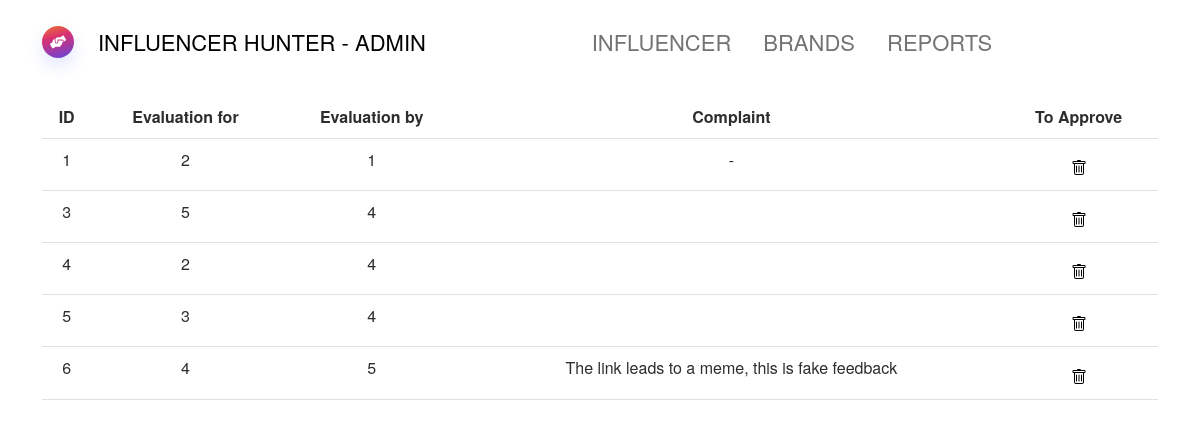
Page /reports on the committed database.
### app/models.py (models this page shows, shortened)
class Evaluation(db.Model):
    id              = db.Column(db.Integer, primary_key=True)
    userId          = db.Column(db.Integer, db.ForeignKey('users.id'))
    accEvaluated    = db.Column(db.Integer)
    timestamp       = db.Column(db.DateTime, index=True, default=datetime.utcnow)
    comment         = db.Column(db.String(500))
    rating          = db.Column(db.Integer)
    link            = db.Column(db.String(500))
    complaint       = db.Column(db.String(100))

### app/routes.py (the view)
@app.route('/reports')
def reports():
    evaluations = Evaluation.query
    return render_template('allreports.html', evaluations=evaluations)

### app/routes.py (called while the page is built)
@app.context_processor
def base():
    form = SearchForm()
    return dict(form=form)

### app/templates/allreports.html (shortened to what this page needs)
<!DOCTYPE html>
<html lang="en">
<head>
    <link rel="stylesheet" href="{{ url_for('static', filename='assets/bootstrap/css/bootstrap.min.css')}}">
    <link rel="stylesheet" href="{{ url_for('static', filename='assets/css/styles.min.css')}}" />
</head>
<body>
    <nav class="navbar navbar-light navbar-expand-md fixed-top navbar-shrink py-3" id="mainNav">
        <div class="container"><a class="navbar-brand d-flex align-items-center" href="/"><span
                    class="bs-icon-sm bs-icon-circle bs-icon-primary shadow d-flex justify-content-center align-items-center me-2 bs-icon"
                    style="background: repeating-linear-gradient(164deg, #ea772e 0%, #db326e 35%, #7241d1 92%, #554ddd 100%);"></span><span><a href="/index">INFLUENCER HUNTER - ADMIN</a></span></a>
            <div class="collapse navbar-collapse" id="navcol-1">
                <ul class="navbar-nav mx-auto">
                    <li class="nav-item"><a class="nav-link" href="/InfluencersAdmin">INFLUENCER</a></li>
                    <li class="nav-item"><a class="nav-link" href="/BrandsAdmin">BRANDS</a></li>
                    <li class="nav-item"><a class="nav-link" href="/reports">REPORTS</a></li>
                </ul>
            </div>
        </div>
    </nav>
    <section class="py-5">
        <div class="container text-center py-5">
            <table class="table">
                <tbody>
                <tr>
                    <th>ID</th>
                    <th>Evaluation for</th>
                    <th>Evaluation by</th>
                    <th>Complaint</th>
                    <th>To Approve</th>
                </tr>
                {% for data in evaluations %}
                <tr>
                    <td>{{ data["id"] }}</td>
                    <td>{{ data["accEvaluated"] }}</td>
                    <td>{{ data["userId"] }}</td>
                    <td>{{ data["complaint"] }}</td>
                    <td><a onclick="return confirmation()" href="{{ url_for('delete_eval', id=data.id)}}"></i></a>
                    </td>
                </tr>
                {% endfor %}
                </tbody>
            </table>
        </div>
    </section>
</body>
</html>

### rows in the picture
Evaluation: id "1", accEvaluated "2", userId "1", complaint "-"
Evaluation: id "3", accEvaluated "5", userId "4"
Evaluation: id "4", accEvaluated "2", userId "4"
Evaluation: id "5", accEvaluated "3", userId "4"
Evaluation: id "6", accEvaluated "4", userId "5", complaint "The link leads to a meme, this is fake feedback"
